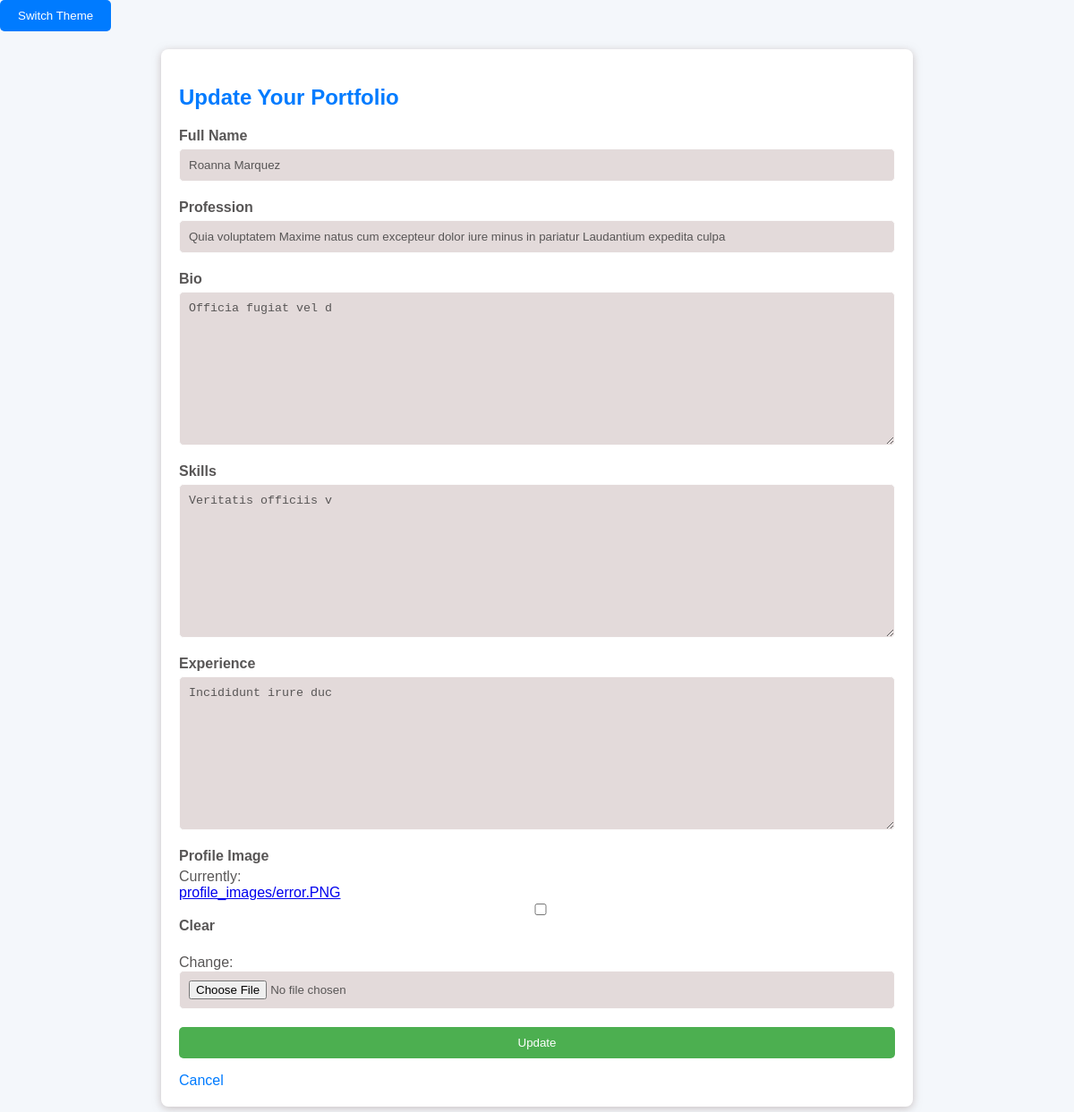
The page /update/ on the database its author committed.
### app/models.py (models this page shows, shortened)
class PersonalInfo(models.Model):
    name = models.CharField(max_length=100)  # Full name
    profession = models.CharField(max_length=100)  # Job title or profession
    bio = models.TextField()  # Short biography
    skills = models.TextField()  # Comma-separated skills
    experience = models.TextField()  # Detailed experience
    profile_image = models.ImageField(upload_to='profile_images/', blank=True, null=True)  # Optional profile picture

### app/views.py (the view)
# urls.py: path('update/', views.update_portfolio, name='update_portfolio'),
def update_portfolio(request):
    info, created = PersonalInfo.objects.get_or_create(pk=1)
    if request.method == 'POST':
        form = PersonalInfoForm(request.POST, request.FILES, instance=info)
        if form.is_valid():
            form.save()
            return redirect('portfolio')  # Redirect to the portfolio page after saving
    else:
        form = PersonalInfoForm(instance=info)
    return render(request, 'portfolio/update.html', {'form': form})

### app/forms.py
class PersonalInfoForm(forms.ModelForm):
    class Meta:
        model = PersonalInfo
        fields = ['name', 'profession', 'bio', 'skills', 'experience', 'profile_image']

### templates/portfolio/update.html (shortened to what this page needs)
{% block content %}
{% load static %}
<link id="theme-style" rel="stylesheet" href="{% static 'portfolio/light.css' %}">
<div class="theme-switcher-container">
    <button onclick="switchTheme()" class="theme-switcher">Switch Theme</button>
</div>
<section class="update-section">
    <h1>Update Your Portfolio</h1>
    <form method="POST" enctype="multipart/form-data" class="portfolio-form">
        <div class="form-group">
            <label for="id_name">Full Name</label>
            {{ form.name }}
        </div>
        <div class="form-group">
            <label for="id_profession">Profession</label>
            {{ form.profession }}
        </div>
        <div class="form-group">
            <label for="id_bio">Bio</label>
            {{ form.bio }}
        </div>
        <div class="form-group">
            <label for="id_skills">Skills</label>
            {{ form.skills }}
        </div>
        <div class="form-group">
            <label for="id_experience">Experience</label>
            {{ form.experience }}
        </div>
        <div class="form-group">
            <label for="id_profile_image">Profile Image</label>
            {{ form.profile_image }}
        </div>
        <button type="submit" class="submit-btn">Update</button>
    </form>
    <a href="{% url 'portfolio' %}" class="cancel-link">Cancel</a>
</section>
{% endblock content %}

### static/portfolio/light.css (style rules this page uses)
h1, h2, h3 { color: var(--primary-color); }
button { padding: 10px 20px; background-color: var(--button-bg-color); color: var(--button-text-color); border: none; cursor: pointer; border-radius: 5px; transition: background-color 0.3s; }
.update-section { padding: 20px; background-color: #ffffff; max-width: 800px; margin: 20px auto; border-radius: 8px; box-shadow: 0 2px 10px rgba(181, 170, 170, 0.7); }
.portfolio-form { display: grid; gap: 20px; }
.form-group { display: flex; flex-direction: column; }
.form-group label { font-weight: bold; color: var(--text-color); margin-bottom: 5px; }
.form-group input, .form-group textarea { width: 100%; padding: 10px; border: 1px solid #fcfcfc; border-radius: 5px; background-color: #e3dada; color: var(--text-color); }
.submit-btn { background-color: #4CAF50; color: white; border: none; padding: 10px 20px; border-radius: 5px; cursor: pointer; }
.cancel-link { text-decoration: none; color: #007BFF; }

### rows shown on the page
PersonalInfo: name "Roanna Marquez", profession "Quia voluptatem Maxime natus cum excepteur dolor iure minus in pariatur Laudantium expedita culpa", bio "Officia fugiat vel d", skills "Veritatis officiis v", experience "Incididunt irure duc"
